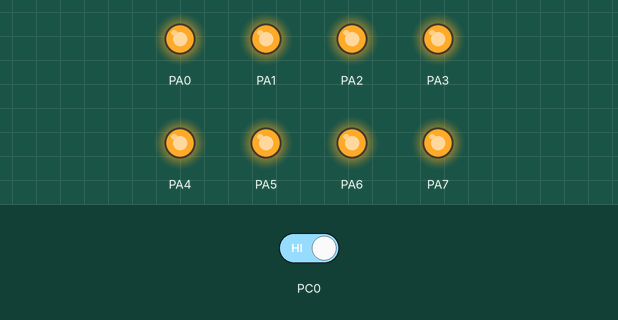
The program below on a simulated ATmega32, built with avr-gcc and emulated at 16 MHz (the files do not name the chip). Parts: output pins drawn as LEDs (lit = HIGH). The test bench sets the inputs (shaded band); at power-on: PC0 HIGH.

Above: at 20.35 s.
21.3 s: PC0 driven LOW
At 22.0 s:
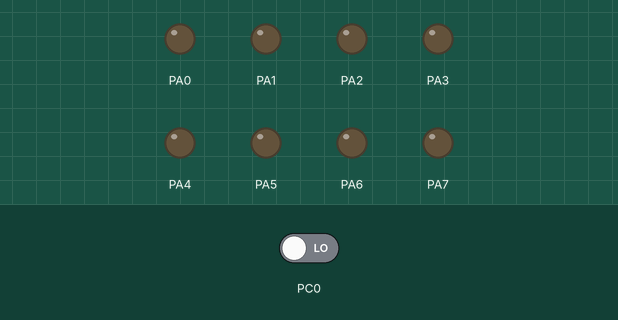
35.4 s: PC0 driven HIGH
At 37.65 s:
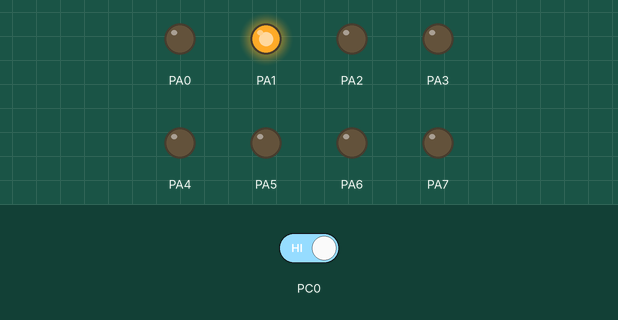
Timing chart, 0 to 45.6 s (numbered marks = the images above; inputs shaded):
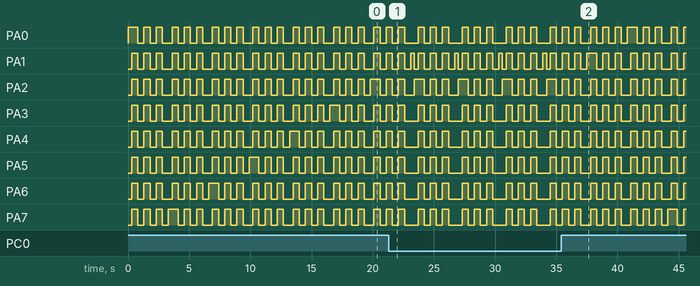

Measured:
- by itself, PA0, PA1: repeats every 3.3 s: 2 × (LOW 0.50 s, HIGH 0.50 s), LOW 0.80 s, HIGH 0.50 s
- by itself, PA2–7: moves between LOW and HIGH, repeating every 8.9 s

The program:

main.c
```c
#define    F_CPU 16000000UL
#include <avr/io.h>
#include <util/delay.h>

int main(void)
{
	DDRA = 0xff;    // LED연결  출력

	//DDRC = 0x00;    // DDRC 레지스터 전체를 버튼 입력으로 설정    // 1번째

	//DDRC &= ~(1 << PINC0);    // 0번핀만 입력 설정           // 2번째 방법
	//DDRC &= ~(1 << PINC1);    // 1번핀만 입력 설정           // 2번째 방법
	//DDRC &= ~(1 << PINC2);    // 2번핀만 입력 설정           // 2번째 방법

	// DDRC 의 0,1,2 번 핀만... 입력 설정을 연산자를 이용함        // 3번째 통합 방법
	DDRC &= (~(1 << PINC0) | ~(1 << PINC1) | ~(1 << PINC2));
	//DDRC &= (~(1 << 0) | ~(1 << 1) | ~(1 << 2));       // 위에넘과 같은 것

	uint8_t ledData = 0x01;
	uint8_t buttonData;    // 버튼 입력을 받을 변수 설정
	int flag = 0;    // ATmega128에서 int형은 2byte임
	PORTA = 0x00;    // LED 꺼진 상태로 출발


	while (1)
	{
		buttonData = PINC;
		if ((buttonData & (1<<0)) == 0)
		{
			PORTA = ledData;
			ledData = (ledData >> 7) | (ledData << 1);
			_delay_ms(300);
		}
		if ((buttonData & (1<<1)) == 0)
		{
			PORTA = ledData;
			ledData = (ledData >> 1) | (ledData << 7);
			_delay_ms(300);
		}
		if (flag == 0)
		{
			if ((buttonData & (1<<2)) == 0) // 버튼이 눌렸다면.. 참
			{
				flag = 1;
			}
			else    // 그렇지 않다면
			{
				flag = 0;
			}
		}
		if (flag == 1)
		{
			for (uint8_t i = 0; i < 3; i++)
			{
				PORTA = 0xff;
				_delay_ms(500);
				PORTA = 0x00;
				_delay_ms(500);
			}
			flag = 0;
		}
	}
}
```
